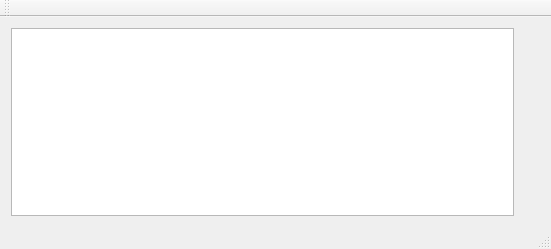
<?xml version="1.0" encoding="UTF-8"?>
<ui version="4.0">
 <class>RitualberaterClass</class>
 <widget class="QMainWindow" name="RitualberaterClass">
  <property name="geometry">
   <rect>
    <x>0</x>
    <y>0</y>
    <width>551</width>
    <height>249</height>
   </rect>
  </property>
  <property name="windowTitle">
   <string>Ritualberater</string>
  </property>
  <widget class="QWidget" name="centralWidget">
   <layout class="QHBoxLayout" name="horizontalLayout">
    <item>
     <widget class="QTreeView" name="treeView">
      <property name="minimumSize">
       <size>
        <width>500</width>
        <height>0</height>
       </size>
      </property>
     </widget>
    </item>
    <item>
     <layout class="QVBoxLayout" name="verticalLayout">
      <item>
       <widget class="CharacterWidget" name="charWidget" native="true"/>
      </item>
      <item>
       <widget class="RunenZeichnenWidget" name="drawWidget" native="true"/>
      </item>
      <item>
       <widget class="RitualWidget" name="ritualWidget" native="true"/>
      </item>
      <item>
       <spacer name="verticalSpacer">
        <property name="orientation">
         <enum>Qt::Vertical</enum>
        </property>
        <property name="sizeHint" stdset="0">
         <size>
          <width>20</width>
          <height>40</height>
         </size>
        </property>
       </spacer>
      </item>
     </layout>
    </item>
   </layout>
  </widget>
  <widget class="QMenuBar" name="menuBar">
   <property name="geometry">
    <rect>
     <x>0</x>
     <y>0</y>
     <width>551</width>
     <height>26</height>
    </rect>
   </property>
  </widget>
  <widget class="QToolBar" name="mainToolBar">
   <attribute name="toolBarArea">
    <enum>TopToolBarArea</enum>
   </attribute>
   <attribute name="toolBarBreak">
    <bool>false</bool>
   </attribute>
  </widget>
  <widget class="QStatusBar" name="statusBar"/>
 </widget>
 <layoutdefault spacing="6" margin="11"/>
 <customwidgets>
  <customwidget>
   <class>CharacterWidget</class>
   <extends>QWidget</extends>
   <header>CharacterWidget.h</header>
   <container>1</container>
  </customwidget>
  <customwidget>
   <class>RunenZeichnenWidget</class>
   <extends>QWidget</extends>
   <header>RunenZeichnenWidget.h</header>
   <container>1</container>
  </customwidget>
  <customwidget>
   <class>RitualWidget</class>
   <extends>QWidget</extends>
   <header>RitualWidget.h</header>
   <container>1</container>
  </customwidget>
 </customwidgets>
 <resources>
  <include location="Ritualberater.qrc"/>
 </resources>
 <connections/>
</ui>
